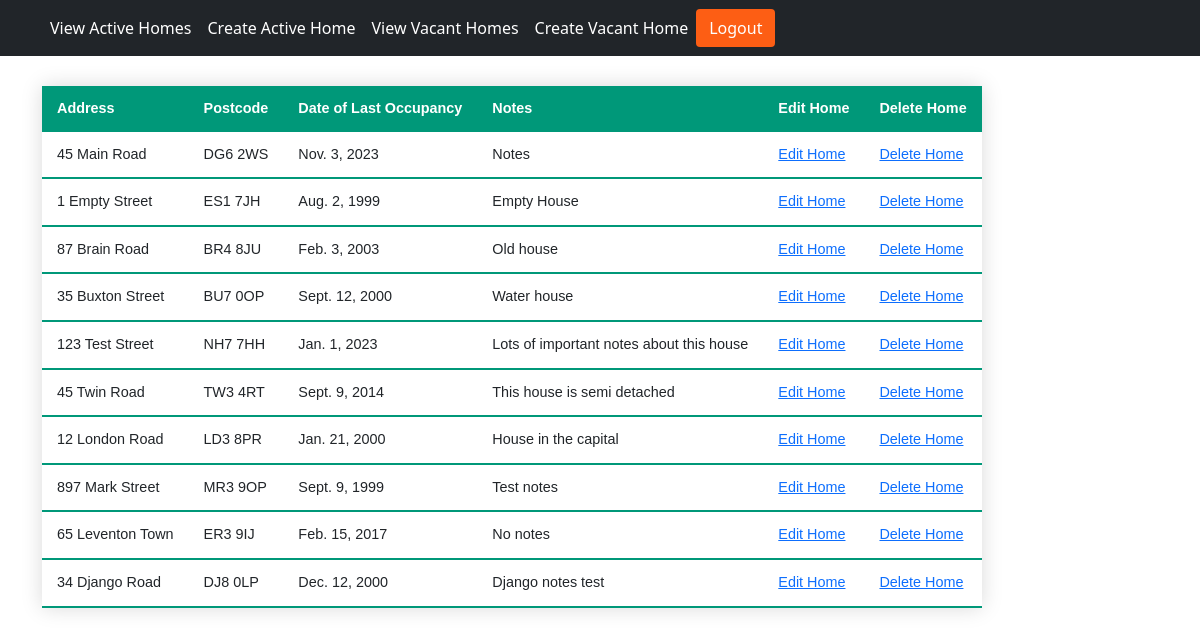
The app's page /vacanthomelist/ (signed in) with its own data.
### myapp/models.py (models this page shows)
class VacantHome(models.Model):
    addressFirstLine = models.CharField(max_length=50)
    postcode = models.CharField(max_length=10)
    dateOfLastOccupancy = models.DateField()
    homeNotes = models.CharField(max_length=500)

### myapp/views.py (the view)
# urls.py: path('vacanthomelist/', views.vacanthomelist),
def vacanthomelist(request):
    if not request.user.is_authenticated:
        messages.warning(request, 'Please Log In or Create Account to view this page.')
        return redirect('/login/')
    vacanthome = VacantHome.objects.all()
    return render(request, 'myapp/vacanthomes.html', {'vacanthome': vacanthome})

### myapp/templates/myapp/vacanthomes.html
{% extends 'myapp/base.html' %}
{% block content %}
<div class="container" style="margin-top: 30px;">
    <table class="styled-table">
    <thead>
        <tr>
            <th>Address</th>
            <th>Postcode</th>
            <th>Date of Last Occupancy</th>
            <th>Notes</th>
            <th>Edit Home</th>
            {% if perms.myapp.delete_vacanthome %}
            <th>Delete Home</th>
            {% endif %}
        </tr>
    </thead>
    {% for vacanthomes in vacanthome %}
    <tbody>
        <tr>
            <td>{{vacanthomes.addressFirstLine}}</td>
            <td>{{vacanthomes.postcode}}</td>
            <td>{{vacanthomes.dateOfLastOccupancy}}</td>
            <td>{{vacanthomes.homeNotes}}</td>
            <td><a href="/editvacanthome/{{vacanthomes.id}}/">Edit Home</a></td>
            {% if perms.myapp.delete_vacanthome %}
            <td><a href="/deletevacanthome/{{vacanthomes.id}}/">Delete Home</a></td>
            {% endif %}
        </tr>
    </tbody>
    {% endfor %}
    </table>
</div>
{% endblock content %}

### myapp/static/myapp/css/main.css (style rules this page uses)
.styled-table { border-collapse: collapse; margin: 25px 0; font-size: 0.9em; font-family: sans-serif; min-width: 400px; box-shadow: 0 0 20px rgba(0, 0, 0, 0.15); }
.styled-table thead tr { background-color: #009879; color: #ffffff; text-align: left; }
.styled-table th, .styled-table td { padding: 12px 15px; }
.styled-table tbody tr { border-bottom: 1px solid #dddddd; }
.styled-table tbody tr:last-of-type { border-bottom: 2px solid #009879; }

### records on screen
VacantHome: addressFirstLine "45 Main Road", postcode "DG6 2WS", dateOfLastOccupancy "Nov. 3, 2023", homeNotes "Notes"
VacantHome: addressFirstLine "1 Empty Street", postcode "ES1 7JH", dateOfLastOccupancy "Aug. 2, 1999", homeNotes "Empty House"
VacantHome: addressFirstLine "87 Brain Road", postcode "BR4 8JU", dateOfLastOccupancy "Feb. 3, 2003", homeNotes "Old house"
VacantHome: addressFirstLine "35 Buxton Street", postcode "BU7 0OP", dateOfLastOccupancy "Sept. 12, 2000", homeNotes "Water house"
VacantHome: addressFirstLine "123 Test Street", postcode "NH7 7HH", dateOfLastOccupancy "Jan. 1, 2023", homeNotes "Lots of important notes about this house"
VacantHome: addressFirstLine "45 Twin Road", postcode "TW3 4RT", dateOfLastOccupancy "Sept. 9, 2014", homeNotes "This house is semi detached"
VacantHome: addressFirstLine "12 London Road", postcode "LD3 8PR", dateOfLastOccupancy "Jan. 21, 2000", homeNotes "House in the capital"
VacantHome: addressFirstLine "897 Mark Street", postcode "MR3 9OP", dateOfLastOccupancy "Sept. 9, 1999", homeNotes "Test notes"
VacantHome: addressFirstLine "65 Leventon Town", postcode "ER3 9IJ", dateOfLastOccupancy "Feb. 15, 2017", homeNotes "No notes"
VacantHome: addressFirstLine "34 Django Road", postcode "DJ8 0LP", dateOfLastOccupancy "Dec. 12, 2000", homeNotes "Django notes test"
